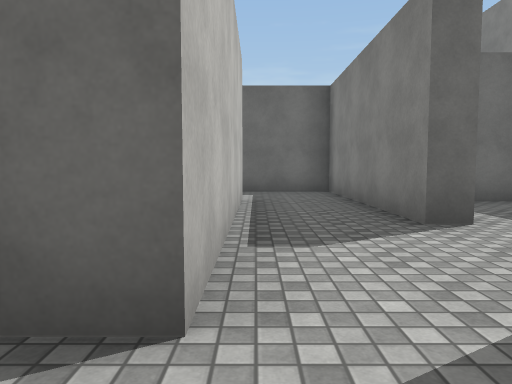
view 1 (above)

24 first-person views from a walk through a scene from a Unity 3-D project. The camera is 1.2 m above the floor, tilts 4° down and sees 70° across. The floor is counted in squares, 2 m on a side. Each view is taken from the middle of a square. On the plan, view 1 faces up. The plan holds only what a view shows up to about 10 squares ahead; the rest is blank. The place goes on beyond the plan. The player is left out. Some surface patterns are stand-ins.

view 2
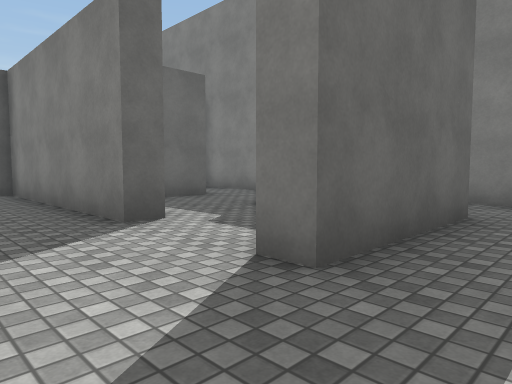

view 3
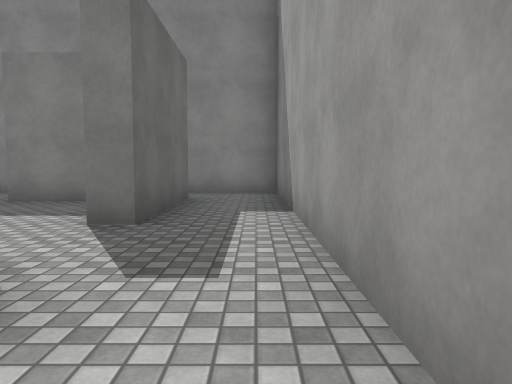

view 4
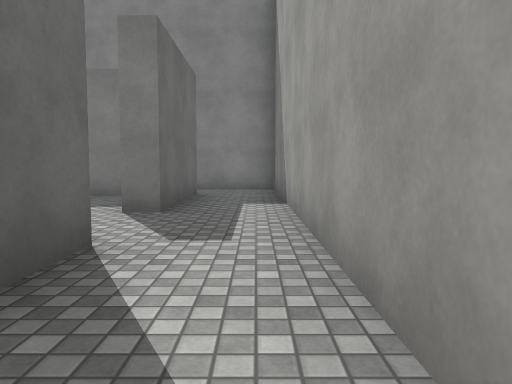

view 5
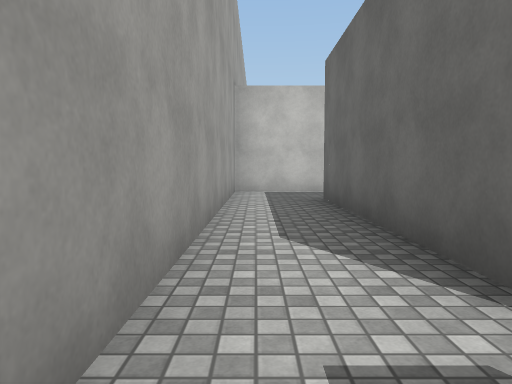

view 6
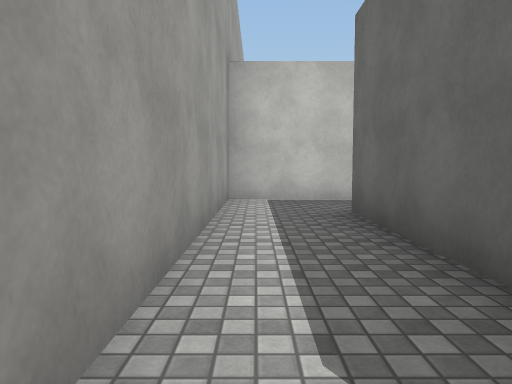

view 7
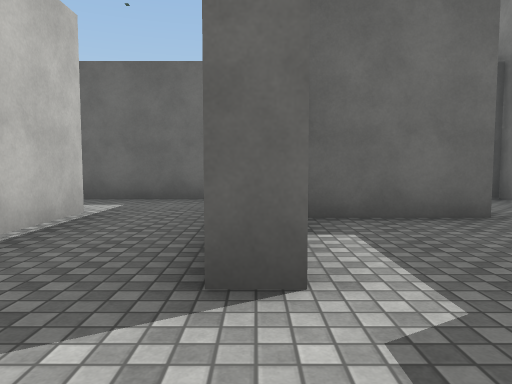

view 8
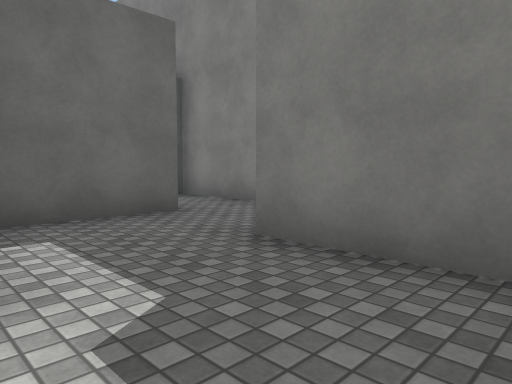

view 9
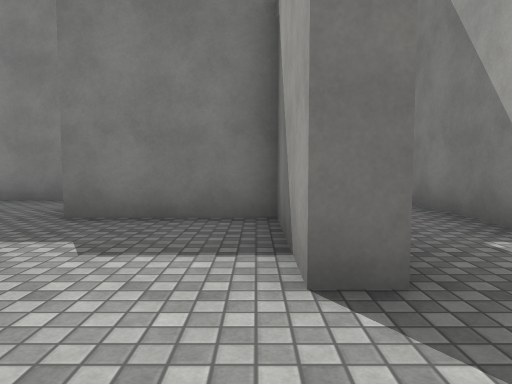

view 10
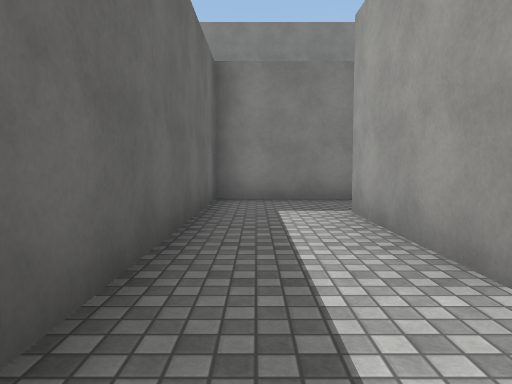

view 11
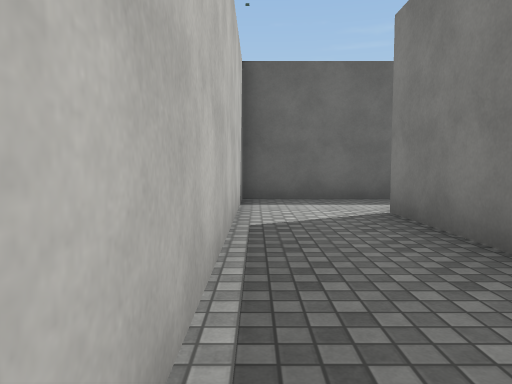

view 12
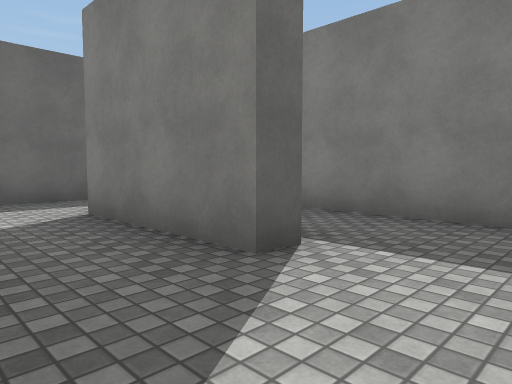

view 13
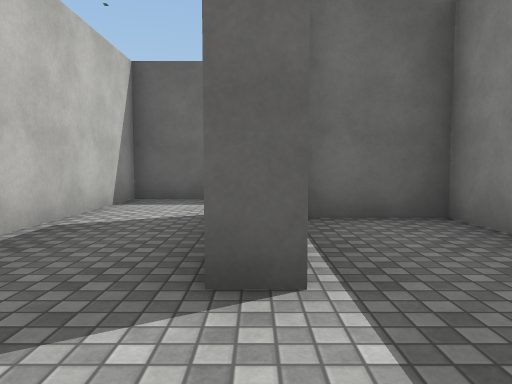

view 14
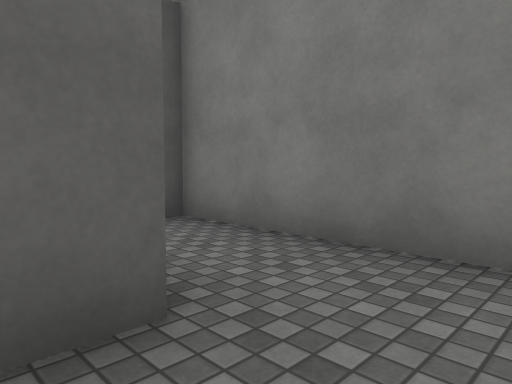

view 15
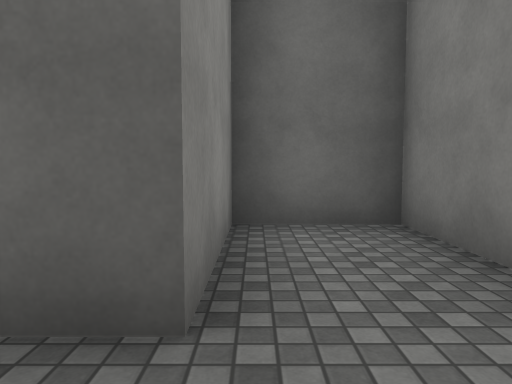

view 16
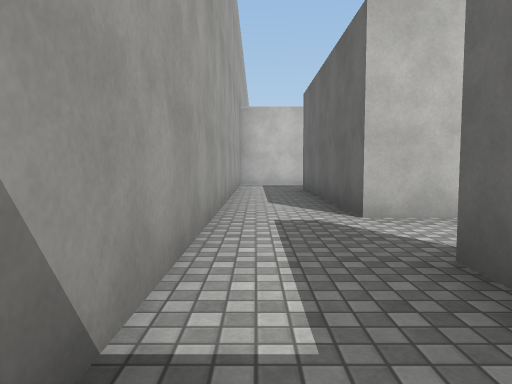

view 17
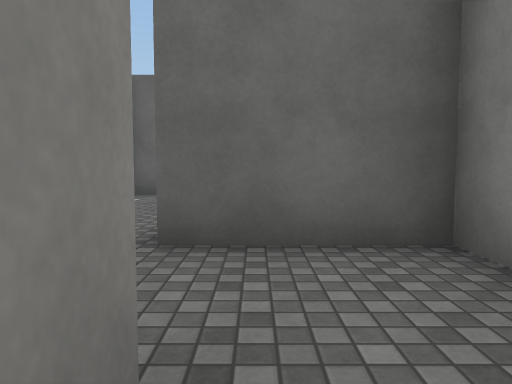

view 18
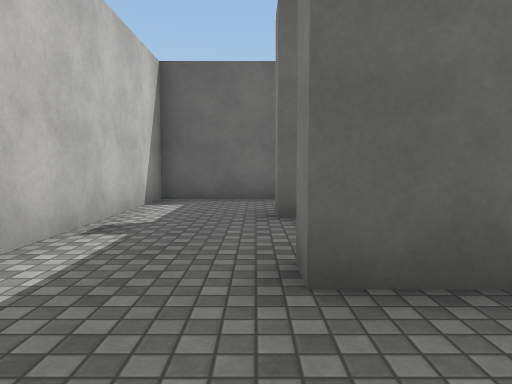

view 19
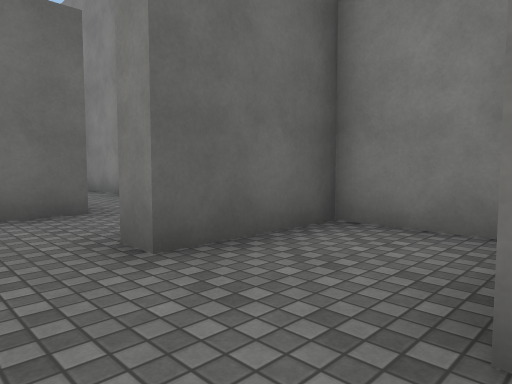

view 20
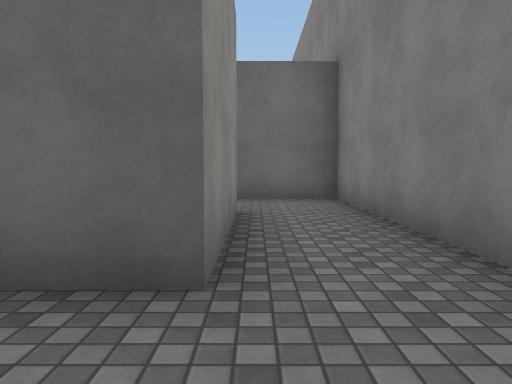

view 21
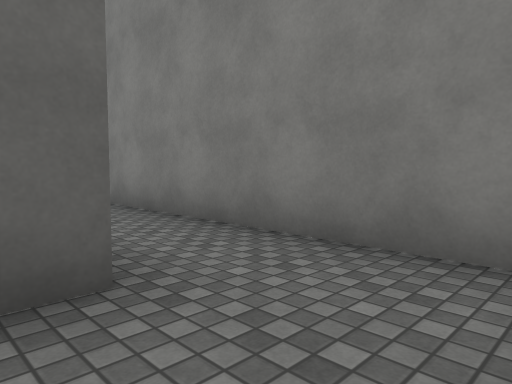

view 22
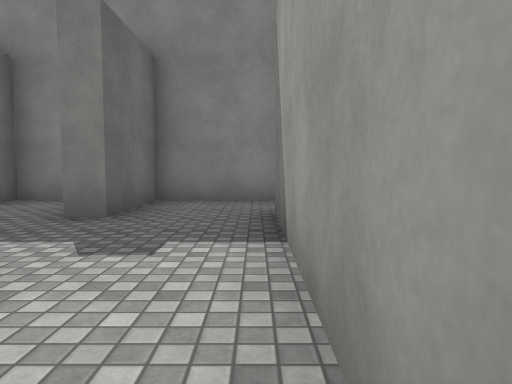

view 23
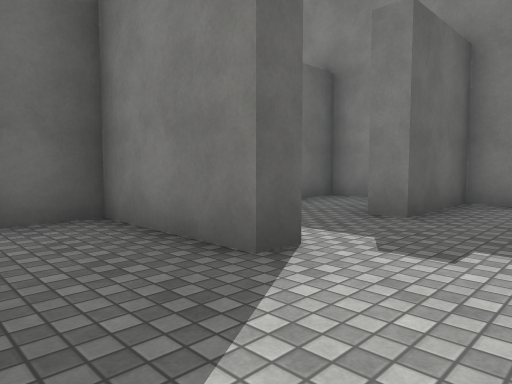

view 24
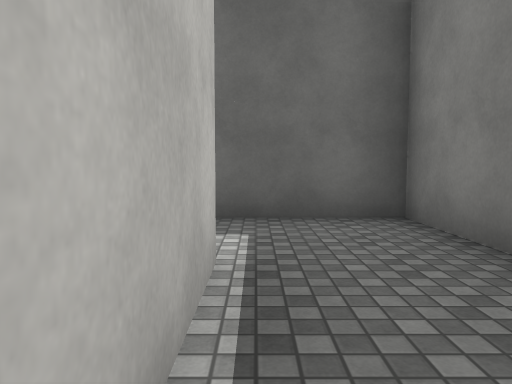

### Floor plan
Key: @ floor where view 1 was taken; # wall or solid block; . floor.
Columns run from 8 left of view 1 to 7 right of it. Each row starts with its distance up from view 1.
 21         ###   ##
 20         ..#....#
 19        #..#..###
 18        #.......#
 17        #.......#
 16         #####..#
 15             #..#
 14           ###..#
 13           #....#
 12           #....#
 11           #..###
 10           #....#
  9   #########..###
  8   #.......#....#
  7   #.......# ...#
  6   #..###..###..#
  5   #..#.#..#....#
  4   #..#.#..#.####
  3   #....#....#..#
  2 #.#....#....#..#
  1 #.######..###..#
  0 #.......@......#
 -1 ################

Positions as (right, up) in squares from view 1, and headings:
1: (0, 0), facing up
2: (0, 0), facing up-right
3: (-2, 0), facing right
4: (-3, 0), facing right
5: (1, 0), facing left
6: (-1, 0), facing left
7: (2, 2), facing up
8: (2, 2), facing up-right
9: (0, 2), facing right
10: (-5, 8), facing right
11: (-5, 2), facing up
12: (-5, 2), facing up-right
13: (-3, 2), facing up
14: (4, 0), facing up-right
15: (5, 0), facing up
16: (4, 0), facing left
17: (5, 6), facing up
18: (4, 7), facing up
19: (3, 9), facing up-right
20: (5, 12), facing up
21: (4, 12), facing up-right
22: (0, 17), facing right
23: (0, 17), facing up-right
24: (0, 17), facing up
